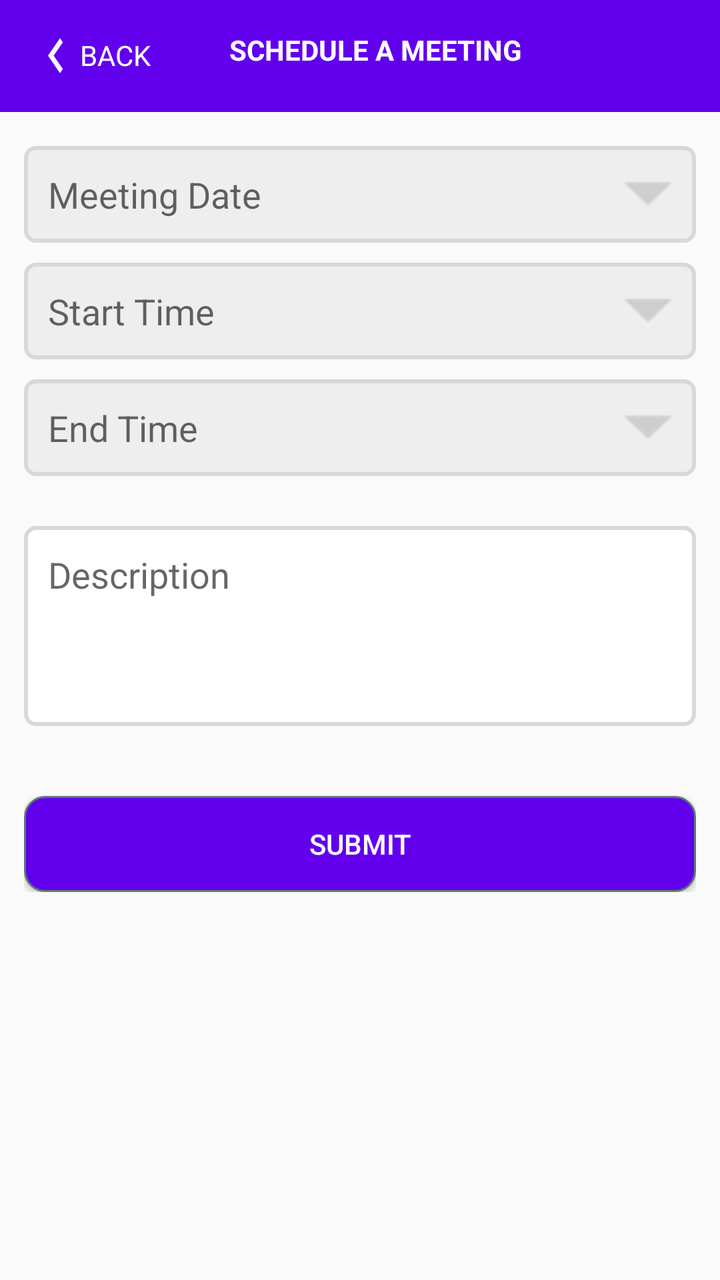
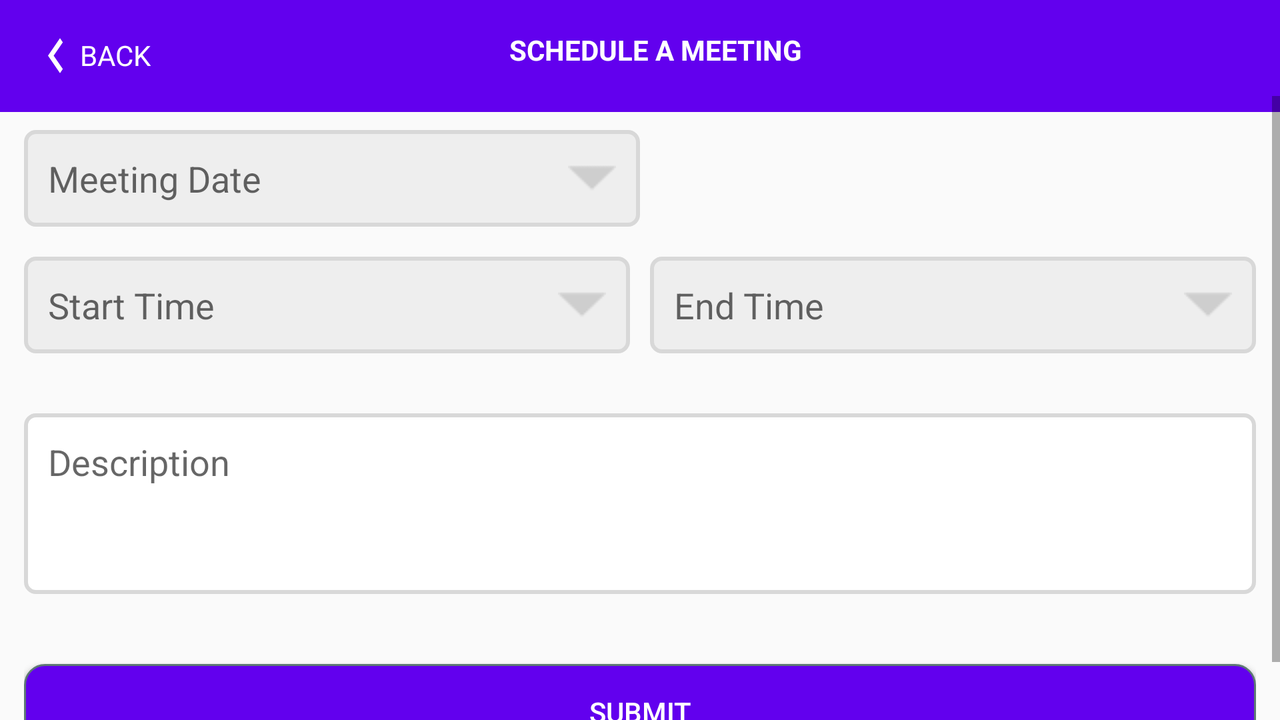

Two renders of one Android screen. The first uses the default layout on a phone; the second uses the alternative layout the repository ships for a different screen configuration, on a matching device. The two XML files are below.
<!-- AndroidManifest.xml: application theme AppTheme -->
<!-- res/layout/activity_add_meeting.xml -->
<?xml version="1.0" encoding="utf-8"?>

<RelativeLayout xmlns:android="http://schemas.android.com/apk/res/android"
    xmlns:app="http://schemas.android.com/apk/res-auto"
    xmlns:tools="http://schemas.android.com/tools"
    android:layout_width="match_parent"
    android:layout_height="match_parent"
    tools:context=".AddMeeting">

    <android.support.design.widget.AppBarLayout
        android:id="@+id/appBar"
        android:layout_width="match_parent"
        android:layout_height="wrap_content"
        android:theme="@style/AppTheme.AppBarOverlay">

        <android.support.v7.widget.Toolbar
            android:id="@+id/toolbar"
            android:layout_width="match_parent"
            android:layout_height="56dp"
            android:layout_gravity="start"
            android:background="@color/colorPrimary"
            android:elevation="@dimen/toolbar_elevation"
            app:popupTheme="@style/AppTheme.PopupOverlay">

            <RelativeLayout
                android:layout_width="match_parent"
                android:layout_height="match_parent">

                <LinearLayout
                    android:id="@+id/lay_back"
                    android:layout_width="wrap_content"
                    android:layout_height="match_parent"
                    android:layout_alignParentLeft="true"
                    android:gravity="center"
                    android:orientation="horizontal">

                    <ImageView
                        android:layout_width="wrap_content"
                        android:layout_height="35dp"
                        android:scaleType="fitXY"
                        android:src="@drawable/ic_action_left" />

                    <TextView
                        android:layout_width="wrap_content"
                        android:layout_height="20sp"
                        android:text="@string/back"
                        android:textColor="#FFFFFF" />
                </LinearLayout>

                <TextView
                    android:id="@+id/txtDate"
                    android:layout_width="wrap_content"
                    android:layout_height="25sp"
                    android:layout_centerInParent="true"
                    android:text="@string/schedule_a_meeting"
                    android:textColor="#FFFFFF"
                    android:textStyle="bold"/>
            </RelativeLayout>
        </android.support.v7.widget.Toolbar>
    </android.support.design.widget.AppBarLayout>

    <LinearLayout
        android:layout_width="match_parent"
        android:layout_height="wrap_content"
        android:layout_below="@+id/appBar"
        android:orientation="vertical"
        android:padding="12dp">

        <EditText
            android:id="@+id/edtMeetingDate"
            android:layout_width="match_parent"
            android:layout_height="wrap_content"
            android:layout_marginTop="5dp"
            android:layout_marginBottom="5dp"
            android:background="@drawable/rounded_border_edittext"
            android:focusable="false"
            android:hint="@string/meeting_date"
            android:padding="12dp"
            android:drawableRight="@drawable/dropdown"/>

        <EditText
            android:id="@+id/edtStartTime"
            android:layout_width="match_parent"
            android:layout_height="wrap_content"
            android:layout_marginTop="5dp"
            android:layout_marginBottom="5dp"
            android:background="@drawable/rounded_border_edittext"
            android:focusable="false"
            android:hint="@string/start_time"
            android:padding="12dp"
            android:drawableRight="@drawable/dropdown"/>

        <EditText
            android:id="@+id/edtEndTime"
            android:layout_width="match_parent"
            android:layout_height="wrap_content"
            android:layout_marginTop="5dp"
            android:layout_marginBottom="5dp"
            android:background="@drawable/rounded_border_edittext"
            android:focusable="false"
            android:hint="@string/end_time"
            android:padding="12dp"
            android:drawableRight="@drawable/dropdown"/>

        <EditText
            android:id="@+id/edtDescription"
            android:layout_width="match_parent"
            android:layout_height="100dp"
            android:layout_marginTop="20dp"
            android:layout_marginBottom="5dp"
            android:background="@drawable/rounded_border_edt_white_background"
            android:gravity="start"
            android:hint="@string/description"
            android:padding="12dp" />

        <Button
            android:id="@+id/btn_submit"
            android:layout_width="match_parent"
            android:layout_height="wrap_content"
            android:layout_alignParentBottom="true"
            android:layout_marginTop="30dp"
            android:background="@drawable/button_background"
            android:text="@string/submit"
            android:textColor="#FFFFFF" />
    </LinearLayout>
</RelativeLayout>
<!-- resources referenced by this layout -->
<resources>
  <dimen name="toolbar_elevation">5dp</dimen>
  <!-- drawable button_background (drawable) -->
  <?xml version="1.0" encoding="utf-8"?>
  
  <selector xmlns:android="http://schemas.android.com/apk/res/android">
      <item android:state_pressed="true">
          <shape android:shape="rectangle">
              <corners android:radius="10dp" />
              <stroke android:width="1dip" android:color="#5e7974" />
              <gradient  android:endColor="@color/colorPrimary" android:startColor="@color/colorPrimary" />
          </shape>
      </item>
      <item android:state_focused="true">
          <shape android:shape="rectangle">
              <corners android:radius="10dp" />
              <stroke android:width="1dip" android:color="#5e7974" />
              <solid android:color="#58857e" />
          </shape>
      </item>
      <item>
          <shape android:shape="rectangle">
              <corners android:radius="10dp" />
              <stroke android:width="1dip" android:color="#5e7974" />
              <gradient  android:endColor="@color/colorPrimary" android:startColor="@color/colorPrimary" />
          </shape>
      </item>
  </selector>
  <!-- drawable dropdown: png bitmap (drawable, 336 bytes) -->
  <!-- drawable ic_action_left (drawable-anydpi) -->
  <vector xmlns:android="http://schemas.android.com/apk/res/android"
      android:width="24dp"
      android:height="30dp"
      android:viewportWidth="24"
      android:viewportHeight="24"
      android:tint="#FFFFFF">
      <path
          android:fillColor="#FF000000"
          android:pathData="M15.41,7.41L14,6l-6,6 6,6 1.41,-1.41L10.83,12z"/>
  </vector>
  <!-- drawable rounded_border_edittext (drawable) -->
  <?xml version="1.0" encoding="utf-8"?>
  
  <selector xmlns:android="http://schemas.android.com/apk/res/android">
      <item>
          <shape android:shape="rectangle">
              <solid android:color="#EEEEEE"/>
              <corners android:radius="5dp" />
              <stroke
                  android:width="2dp"
                  android:color="#D8D8D8"
                  />
          </shape>
      </item>
  </selector>
  <!-- drawable rounded_border_edt_white_background (drawable) -->
  <?xml version="1.0" encoding="utf-8"?>
  
  <selector xmlns:android="http://schemas.android.com/apk/res/android">
      <item>
          <shape android:shape="rectangle">
              <solid android:color="#FFFFFF"/>
              <corners android:radius="5dp" />
              <stroke
                  android:width="2dp"
                  android:color="#D8D8D8"
                  />
          </shape>
      </item>
  </selector>
  <string name="back">BACK</string>
  <string name="description">Description</string>
  <string name="end_time">End Time</string>
  <string name="meeting_date">Meeting Date</string>
  <string name="schedule_a_meeting">SCHEDULE A MEETING</string>
  <string name="start_time">Start Time</string>
  <string name="submit">SUBMIT</string>
  <style name="AppTheme.AppBarOverlay" parent="ThemeOverlay.AppCompat.Dark.ActionBar" />
  <style name="AppTheme.PopupOverlay" parent="ThemeOverlay.AppCompat.Light" />
  <style name="AppTheme" parent="Theme.AppCompat.Light.DarkActionBar">
          
          <item name="colorPrimary">@color/colorPrimary</item>
          <item name="colorPrimaryDark">@color/colorPrimaryDark</item>
          <item name="colorAccent">@color/colorAccent</item>
      </style>
</resources>
<!-- res/layout-land/activity_add_meeting.xml (the repository's variant of the layout above) -->
<!-- drawn on the phone turned sideways -->
<?xml version="1.0" encoding="utf-8"?>

<RelativeLayout xmlns:android="http://schemas.android.com/apk/res/android"
    xmlns:app="http://schemas.android.com/apk/res-auto"
    xmlns:tools="http://schemas.android.com/tools"
    android:layout_width="match_parent"
    android:layout_height="match_parent"
    tools:context=".AddMeeting">

    <android.support.design.widget.AppBarLayout
        android:id="@+id/appBar"
        android:layout_width="match_parent"
        android:layout_height="wrap_content"
        android:theme="@style/AppTheme.AppBarOverlay">

        <android.support.v7.widget.Toolbar
            android:id="@+id/toolbar"
            android:layout_width="match_parent"
            android:layout_height="56dp"
            android:layout_gravity="start"
            android:background="@color/colorPrimary"
            android:elevation="@dimen/toolbar_elevation"
            app:popupTheme="@style/AppTheme.PopupOverlay">

            <RelativeLayout
                android:layout_width="match_parent"
                android:layout_height="match_parent">

                <LinearLayout
                    android:id="@+id/lay_back"
                    android:layout_width="wrap_content"
                    android:layout_height="match_parent"
                    android:layout_alignParentLeft="true"
                    android:gravity="center"
                    android:orientation="horizontal">

                    <ImageView
                        android:layout_width="wrap_content"
                        android:layout_height="35dp"
                        android:scaleType="fitXY"
                        android:src="@drawable/ic_action_left" />

                    <TextView
                        android:layout_width="wrap_content"
                        android:layout_height="20sp"
                        android:text="@string/back"
                        android:textColor="#FFFFFF" />
                </LinearLayout>

                <TextView
                    android:id="@+id/txtDate"
                    android:layout_width="wrap_content"
                    android:layout_height="25sp"
                    android:layout_centerInParent="true"
                    android:text="@string/schedule_a_meeting"
                    android:textColor="#FFFFFF"
                    android:textStyle="bold"/>
            </RelativeLayout>
        </android.support.v7.widget.Toolbar>
    </android.support.design.widget.AppBarLayout>

    <ScrollView
        android:layout_width="match_parent"
        android:layout_height="wrap_content"
        android:layout_marginTop="?actionBarSize">

        <LinearLayout
            android:layout_width="match_parent"
            android:layout_height="wrap_content"
            android:layout_below="@+id/appBar"
            android:orientation="vertical"
            android:padding="12dp">

            <LinearLayout
                android:layout_width="match_parent"
                android:layout_height="wrap_content"
                android:orientation="horizontal"
                android:weightSum="2">

                <EditText
                    android:id="@+id/edtMeetingDate"
                    android:layout_width="0dp"
                    android:layout_height="wrap_content"
                    android:layout_marginTop="5dp"
                    android:layout_marginBottom="5dp"
                    android:layout_weight="1"
                    android:background="@drawable/rounded_border_edittext"
                    android:focusable="false"
                    android:hint="@string/meeting_date"
                    android:padding="12dp"
                    android:drawableRight="@drawable/dropdown"/>
            </LinearLayout>

            <LinearLayout
                android:layout_width="match_parent"
                android:layout_height="wrap_content"
                android:orientation="horizontal"
                android:weightSum="2">


                <EditText
                    android:id="@+id/edtStartTime"
                    android:layout_width="0dp"
                    android:layout_height="wrap_content"
                    android:layout_marginTop="10dp"
                    android:layout_marginBottom="10dp"
                    android:layout_weight="1"
                    android:background="@drawable/rounded_border_edittext"
                    android:focusable="false"
                    android:hint="@string/start_time"
                    android:padding="12dp"
                    android:drawableRight="@drawable/dropdown"/>

                <EditText
                    android:id="@+id/edtEndTime"
                    android:layout_width="0dp"
                    android:layout_height="wrap_content"
                    android:layout_marginLeft="10dp"
                    android:layout_marginTop="10dp"
                    android:layout_marginBottom="10dp"
                    android:layout_weight="1"
                    android:background="@drawable/rounded_border_edittext"
                    android:focusable="false"
                    android:hint="@string/end_time"
                    android:padding="12dp"
                    android:drawableRight="@drawable/dropdown"/>

            </LinearLayout>

            <EditText
                android:id="@+id/edtDescription"
                android:layout_width="match_parent"
                android:layout_height="wrap_content"
                android:layout_marginTop="20dp"
                android:layout_marginBottom="5dp"
                android:background="@drawable/rounded_border_edt_white_background"
                android:gravity="start"
                android:hint="@string/description"
                android:minLines="3"
                android:padding="12dp"
                android:singleLine="false" />

            <Button
                android:id="@+id/btn_submit"
                android:layout_width="match_parent"
                android:layout_height="wrap_content"
                android:layout_alignParentBottom="true"
                android:layout_marginTop="30dp"
                android:background="@drawable/button_background"
                android:text="@string/submit"
                android:textColor="#FFFFFF" />
        </LinearLayout>
    </ScrollView>
</RelativeLayout>
